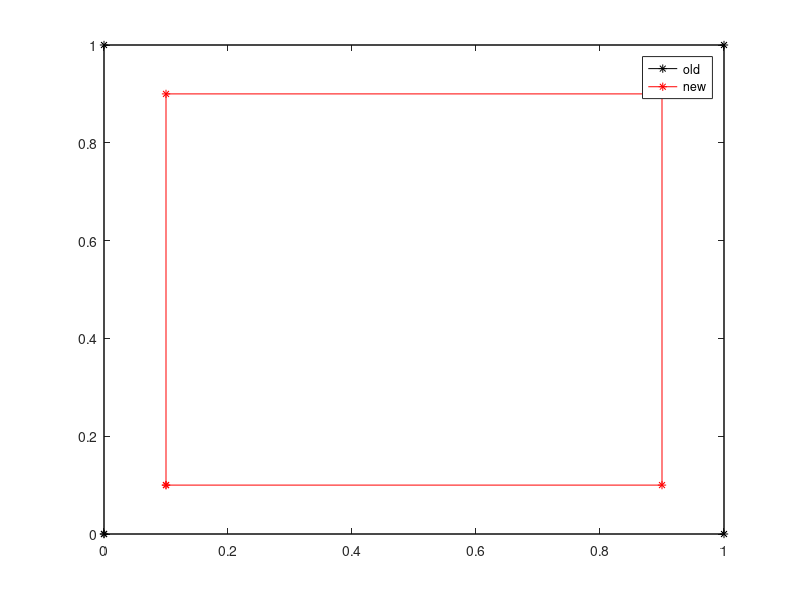

The MATLAB script that drew this image: (Note: this script raises an error after producing the figure.)
% for pure compression in 2D

%inital positoions of four points of a polygon
pos_i = [0,0; 0,1; 1,1; 1,0];
%final positions (after deformation) of the same four points
pos_f = [0.1,0.1; 0.1,0.9; 0.9,0.9; 0.9,0.1];

disp(pos_i)
disp(pos_f)

%plotting the points to describe the inital and final structures
xi = pos_i(:,1);
yi = pos_i(:,2);
xi = [xi; xi(1)];
yi = [yi; yi(1)];

xf = pos_f(:,1);
yf = pos_f(:,2);
xf = [xf; xf(1)];
yf = [yf; yf(1)];

plot(xi, yi,'*-k', xf, yf,'*-r')
legend('old','new')

%calculating strain
s = calc_strain(pos_i, pos_f);

%pure compression component of the strain tensor
disp('hydrostatic compression')
pc = 0.5*trace(s)*[1,0; 0,1]
%pure shear
disp('pure shear')
ps = s - 0.5*trace(s)*[1,0; 0,1]

e1 = (s(1,1)+s(2,2)) /2;
e2 = (s(1,1)-s(2,2)) /2;
e3 = (s(1,2)+s(2,1)) /2;

disp('pure compression without correcting for global translation');
disp('strain tensor calculated');
disp(s)

disp([e1 e2 e3])
pause

% now rotate globally
theta = 30/180*pi;
pos_f = rotate(pos_f,theta);
disp(pos_i);
disp(pos_f);

%plotting the points to describe the inital and final structures
xi = pos_i(:,1);
yi = pos_i(:,2);
xi = [xi; xi(1)];
yi = [yi; yi(1)];

xf = pos_f(:,1);
yf = pos_f(:,2);
xf = [xf; xf(1)];
yf = [yf; yf(1)];

plot(xi, yi,'*-k', xf, yf,'*-r')
legend('old','new')

%calculating strain
s = calc_strain(pos_i, pos_f);

%pure compression component of the strain tensor
disp('hydrostatic compression')
pc = 0.5*trace(s)*[1,0; 0,1]
%pure shear
disp('pure shear')
ps = s - 0.5*trace(s)*[1,0; 0,1]

e1 = (s(1,1)+s(2,2)) /2;
e2 = (s(1,1)-s(2,2)) /2;
e3 = (s(1,2)+s(2,1)) /2;

disp('strain tensor calculated');
disp(s)

disp([e1 e2 e3])
pause


%check for global rotations in case of pure shear

% for simple shear in x-dir
pos_i = [0,0; 0,1; 1,1; 1,0];
pos_f = [0,0; 0.1,1; 1.1,1; 1,0];

disp(pos_i);
disp(pos_f);

%plotting the points to describe the inital and final structures
xi = pos_i(:,1);
yi = pos_i(:,2);
xi = [xi; xi(1)];
yi = [yi; yi(1)];

xf = pos_f(:,1);
yf = pos_f(:,2);
xf = [xf; xf(1)];
yf = [yf; yf(1)];

plot(xi, yi,'*-k', xf, yf,'*-r')
legend('old','new')

%calculating strain
s = calc_strain(pos_i, pos_f);

%pure compression component of the strain tensor
disp('hydrostatic compression')
pc = 0.5*trace(s)*[1,0; 0,1]
%pure shear
disp('pure shear')
ps = s - 0.5*trace(s)*[1,0; 0,1]

e1 = (s(1,1)+s(2,2)) /2;
e2 = (s(1,1)-s(2,2)) /2;
e3 = (s(1,2)+s(2,1)) /2;

disp('strain tensor calculated');
disp(s)

disp([e1 e2 e3])
pause

% now rotate globally
theta = 30/180*pi;
pos_f = rotate(pos_f,theta);
disp(pos_i);
disp(pos_f);

%plotting the points to describe the inital and final structures
xi = pos_i(:,1);
yi = pos_i(:,2);
xi = [xi; xi(1)];
yi = [yi; yi(1)];

xf = pos_f(:,1);
yf = pos_f(:,2);
xf = [xf; xf(1)];
yf = [yf; yf(1)];

plot(xi, yi,'*-k', xf, yf,'*-r')
legend('old','new')

%calculating strain
s = calc_strain(pos_i, pos_f);

%pure compression component of the strain tensor
disp('hydrostatic compression')
pc = 0.5*trace(s)*[1,0; 0,1]
%pure shear
disp('pure shear')
ps = s - 0.5*trace(s)*[1,0; 0,1]

e1 = (s(1,1)+s(2,2)) /2;
e2 = (s(1,1)-s(2,2)) /2;
e3 = (s(1,2)+s(2,1)) /2;

disp('strain tensor calculated');
disp(s)

disp([e1 e2 e3])
pause

%

%check for global rotations in case of pure shear

% for simple shear in y-dir
pos_i = [0,0; 0,1; 1,1; 1,0];
pos_f = [0,0; 0,1; 1,1.1; 1,0.1];

disp(pos_i);
disp(pos_f);

%plotting the points to describe the inital and final structures
xi = pos_i(:,1);
yi = pos_i(:,2);
xi = [xi; xi(1)];
yi = [yi; yi(1)];

xf = pos_f(:,1);
yf = pos_f(:,2);
xf = [xf; xf(1)];
yf = [yf; yf(1)];

plot(xi, yi,'*-k', xf, yf,'*-r')
legend('old','new')

%calculating strain
s = calc_strain(pos_i, pos_f);

%pure compression component of the strain tensor
disp('hydrostatic compression')
pc = 0.5*trace(s)*[1,0; 0,1]
%pure shear
disp('pure shear')
ps = s - 0.5*trace(s)*[1,0; 0,1]

e1 = (s(1,1)+s(2,2)) /2;
e2 = (s(1,1)-s(2,2)) /2;
e3 = (s(1,2)+s(2,1)) /2;

disp('strain tensor calculated');
disp(s)

disp([e1 e2 e3])
pause

% now rotate globally
theta = 30/180*pi;
pos_f = rotate(pos_f,theta);
disp(pos_i);
disp(pos_f);

%plotting the points to describe the inital and final structures
xi = pos_i(:,1);
yi = pos_i(:,2);
xi = [xi; xi(1)];
yi = [yi; yi(1)];

xf = pos_f(:,1);
yf = pos_f(:,2);
xf = [xf; xf(1)];
yf = [yf; yf(1)];

plot(xi, yi,'*-k', xf, yf,'*-r')
legend('old','new')

%calculating strain
s = calc_strain(pos_i, pos_f);

%pure compression component of the strain tensor
disp('hydrostatic compression')
pc = 0.5*trace(s)*[1,0; 0,1]
%pure shear
disp('pure shear')
ps = s - 0.5*trace(s)*[1,0; 0,1]

e1 = (s(1,1)+s(2,2)) /2;
e2 = (s(1,1)-s(2,2)) /2;
e3 = (s(1,2)+s(2,1)) /2;

disp('strain tensor calculated');
disp(s)


disp([e1 e2 e3])
pause
